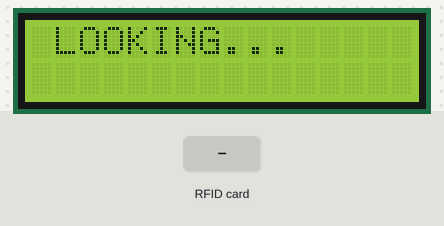
A sketch run on a simulated Arduino Uno, built with avr-gcc and run on an emulated ATmega328P. Shown: 16×2 character LCD. Inputs (shaded band) come from the test bench. EEPROM starts erased; what the sketch prints to the serial monitor is not drawn.

Above: at 1.3 s.
1.4 s: RFID card 5E 7A 19 C4 held to the reader
At 2.2 s:
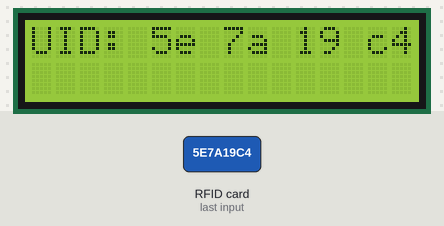
At 3.2 s:
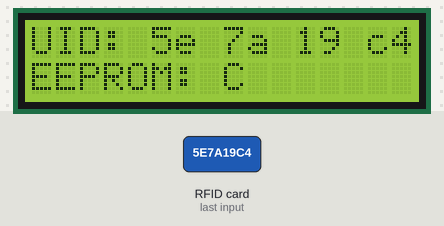
4.4 s: RFID card 5E 7A 19 C4 held to the reader
At 6.3 s:
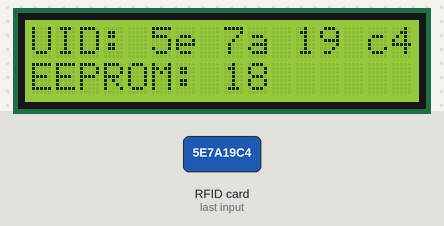
Timing chart, 0 to 7.8 s (numbered marks = the images above; inputs shaded):
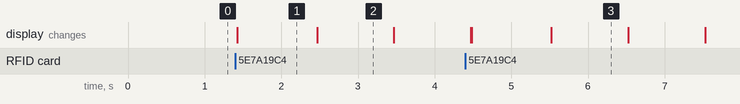

The sketch:

RFIDProg-1V00.ino
```cpp
/***********************************************************************************************/
/*
 *  \file       : RFIDProg.ino
 *  \date       : 30-SEP-2018
 *  \author     : Vignesh S
 *  \email      : vignura@gmail.com
 *  \copyright  : All Rights are Reserved
/*
/***********************************************************************************************/
#include <SPI.h>
#include <MFRC522.h>
#include <EEPROM.h>
#include <LiquidCrystal.h>

#define SS_PIN            10
#define RST_PIN           9
#define MAX_UIDS_ALLOWED  0x02

// initialize the library with the numbers of the interface pins
const int rs = 3, en = 4, d4 = 5, d5 = 6, d6 = 7, d7 = 8;
LiquidCrystal lcd(rs, en, d4, d5, d6, d7);

MFRC522 mfrc522(SS_PIN, RST_PIN);   // Create MFRC522 instance.
MFRC522::Uid uid = {0};
const int UIDStartAddr = 0x0C;
byte byUIDCount = 0;
/***********************************************************************************************/
/*!
* \fn         :: setup()
* \author     :: Vignesh S
* \date       :: 01-OCT-2018
* \brief      :: This function performs the following initializations
*                1) Initializes Serial port
                 2) Initializes SPI
                 3) Initializes MFRC522 RFID reader
                 4) Initializes 16X2 LCD display
* \param[in]  :: None
* \param[out] :: None
* \return     :: None
*/
/***********************************************************************************************/
void setup() {

  Serial.begin(9600);
  SPI.begin();
  mfrc522.PCD_Init();

  Serial.println("Put your card to the reader...");
  Serial.println();
  lcd.begin(16, 2);

  lcd.clear();
  lcd.setCursor(1,0);
  lcd.print("LOOKING...");
}

/***********************************************************************************************/
/*!
* \fn         :: loop()
* \author     :: Vignesh S
* \date       :: 01-OCT-2018
* \brief      :: This functions is called repeatedly from a infinite for loop in main().
*                It does the following functions
*                1) If a RFID is detected by the MFRC522 RFID reader, it is stored to EEPROM
*                   it can store MAX_UIDS_ALLOWED number of UIDs of RFIDs into EEPROM
* \param[in]  :: None
* \param[out] :: None
* \return     :: None
*/
/***********************************************************************************************/
void loop() {

  int iStoreAddr = 0;
  // Look for new cards
  if ( ! mfrc522.PICC_IsNewCardPresent())
  {
    return;
  }

  // Select one of the cards
  if ( ! mfrc522.PICC_ReadCardSerial())
  {
    return;
  }

  //Show UID on serial monitor
  print_UID(&mfrc522.uid);
  delay(1000);

  iStoreAddr = (UIDStartAddr + (byUIDCount * sizeof(MFRC522::Uid)));

  // store UID to EEPROM
  EEPROM.put(iStoreAddr, mfrc522.uid);

  // print the stored address
  Serial.print("\tstored to EEPROM at ");
  Serial.println(iStoreAddr, HEX);
  lcd.setCursor(0, 1);
  lcd.print("EEPROM: ");
  lcd.setCursor(8, 1);
  lcd.print(iStoreAddr,HEX);
  delay(1000);

  // read back and verify
  Serial.print("Read Back: ");
  lcd.setCursor(0, 1);
  lcd.print("Read Back: ");

  EEPROM.get(iStoreAddr, uid);

  if(UIDCmp(&uid, &mfrc522.uid))
  {
    Serial.print(" OK");
    lcd.setCursor(11, 1);
    lcd.print(" OK");
  }
  else
  {
    Serial.print(" FAIL");
    lcd.setCursor(11, 1);
    lcd.print(" FAIL");
  }
  delay(1000);

  byUIDCount++;
  if(byUIDCount >=  MAX_UIDS_ALLOWED)
  {
    byUIDCount = 0;
  }

  Serial.println("Put your card to the reader...");
  lcd.clear();
  lcd.setCursor(1,0);
  lcd.print("LOOKING...");
}

/***********************************************************************************************/
/*!
* \fn         :: print_UID()
* \author     :: Vignesh S
* \date       :: 01-OCT-2018
* \brief      :: This function prints the uid into lcd display and serial port
* \param[in]  :: uid
* \param[out] :: None
* \return     :: None
*/
/***********************************************************************************************/
void print_UID(MFRC522::Uid *uid)
{
  String UID = "";
  Serial.print("UID tag :");
  for (byte i = 0; i < uid->size; i++)
  {
     UID.concat(String(uid->uidByte[i] < 0x10 ? " 0" : " "));
     UID.concat(String(uid->uidByte[i], HEX));
  }

  Serial.print(UID);
  lcd.clear();
  lcd.setCursor(0,0);
  lcd.print("UID:");
  lcd.print(UID);
}

/***********************************************************************************************/
/*!
* \fn         :: UIDCmp()
* \author     :: Vignesh S
* \date       :: 01-OCT-2018
* \brief      :: This function compares two uids and returns true if they are equal else returns
*                false
* \param[in]  :: uid1
* \param[in]  :: uid2
* \param[out] :: None
* \return     :: true;false
*/
/***********************************************************************************************/
bool UIDCmp(MFRC522::Uid *uid1, MFRC522::Uid *uid2)
{
  int i = 0;
  // validate size
  if(uid1->size == uid2->size)
  {
    for(i = 0; i < uid1->size; i++)
    {
      if(uid1->uidByte[i] != uid2->uidByte[i])
      {
        break;
      }
    }

    if(i == uid1->size)
    {
      return true;
    }
  }

  return false;
}
```

Measured:
- after the input at 1.4 s, the display: changes at once (image 1)
- after the input at 4.4 s, the display: first differs from a run without the input after 0.08 s (image 3 shows a later state)
- what the display in image 1 shows lasts 1.1 s, from 1.4 s to 2.5 s
